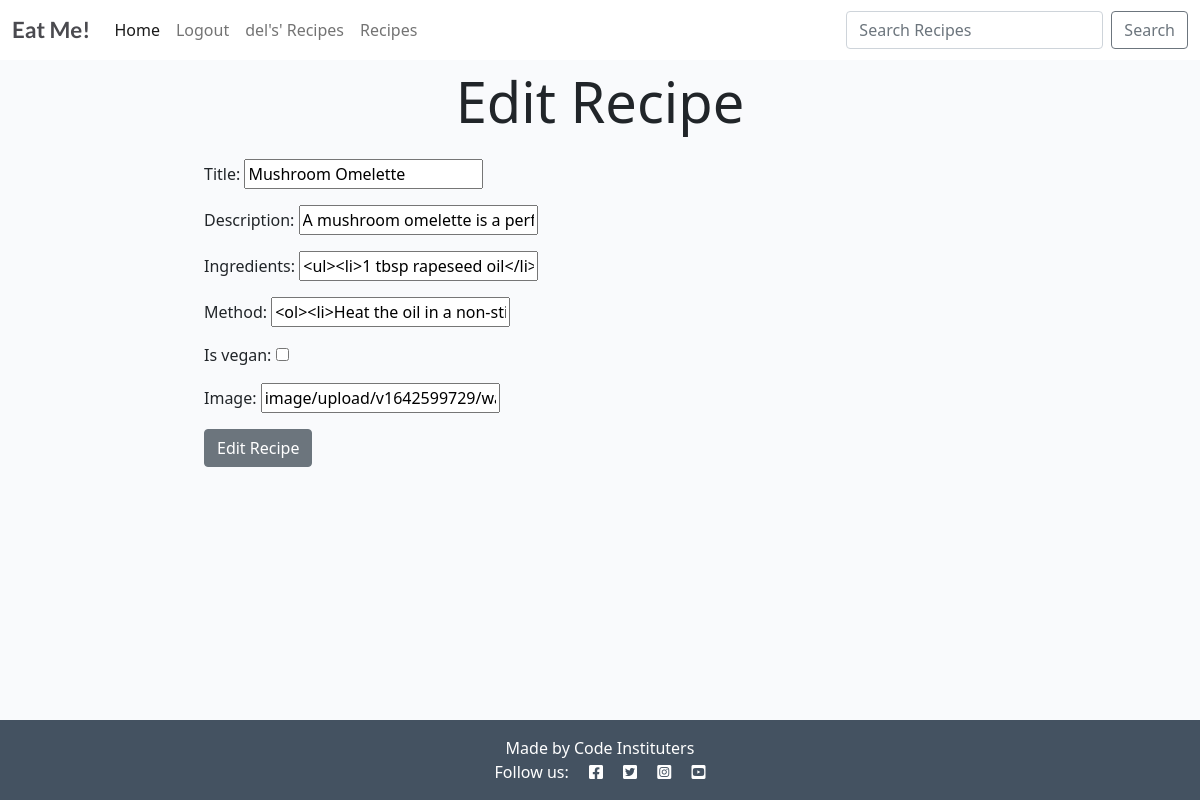
Before: /edit_recipe/53 (signed in) with the older database file.
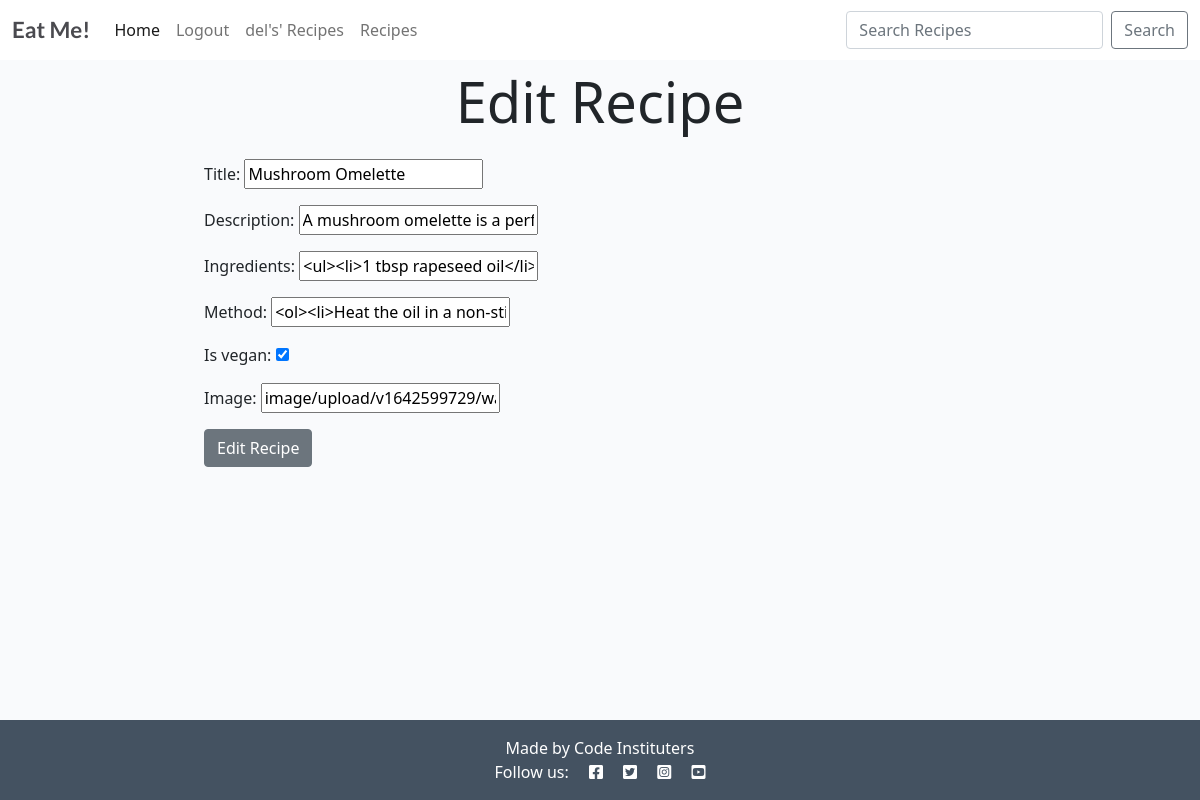
After: the same page with the newer database file.
### post/models.py (models this page shows, shortened)
class Post(models.Model):
    title = models.CharField(max_length=200, unique=True)
    slug = models.SlugField(max_length=200, unique=True)
    author = models.ForeignKey(
        User, on_delete=models.CASCADE, related_name="recipes", null=True
        )
    published_on = models.DateTimeField(auto_now=True)
    updated_on = models.DateTimeField(auto_now=True)
    description = models.TextField()
    ingredients = models.TextField()
    method = models.TextField()
    is_vegan = models.BooleanField(default=False)
    image = CloudinaryField('image', default='placeholder')
    likes = models.ManyToManyField(User, related_name='post_likes', blank=True)
    class Meta:
        ordering = ['-published_on']

### post/views.py (the view)
# urls.py: path('edit_recipe/<int:pk>', views.UpdatePostView.as_view(), name="edit_recipe"),
class UpdatePostView(UpdateView):
    model = Post
    template_name = 'edit_recipe.html'
    form_class = RecipeForm

### post/forms.py
class RecipeForm(forms.ModelForm):
    class Meta:
        model = Post
        fields = ('title', 'description', 'ingredients', 'method', 'is_vegan', 'image')
        widgets = {
            'description': SummernoteWidget(),
            'ingredients': SummernoteWidget(),
            'method': SummernoteWidget(),
        }

### templates/edit_recipe.html (shortened to what this page needs)
{% extends 'base.html'%}
{% block content %}
{% load cloudinary %}
{% if user.is_authenticated and user.id == post.author.id %}
<h1 class="h1 display-4 text-center mt-2"> Edit Recipe </h1>
<div class="row">
    <div class="col-md-8 mt-3 offset-md-2">
        <form class="signup" id="add_recipe_form" method="post" enctype="multipart/form-data">
            {{ form.as_p }}
            <button class="btn btn-secondary right mb-2" type="submit" value="Save">Edit Recipe</button>
        </form>
    </div>
</div>
{% else %}
<h3> Sorry, you must be signed in to do that! </h3>
{% endif %}
{% endblock %}

Changed rows visible on the page:
changed Post "Mushroom Omelette": is_vegan "☐" → "☑"
